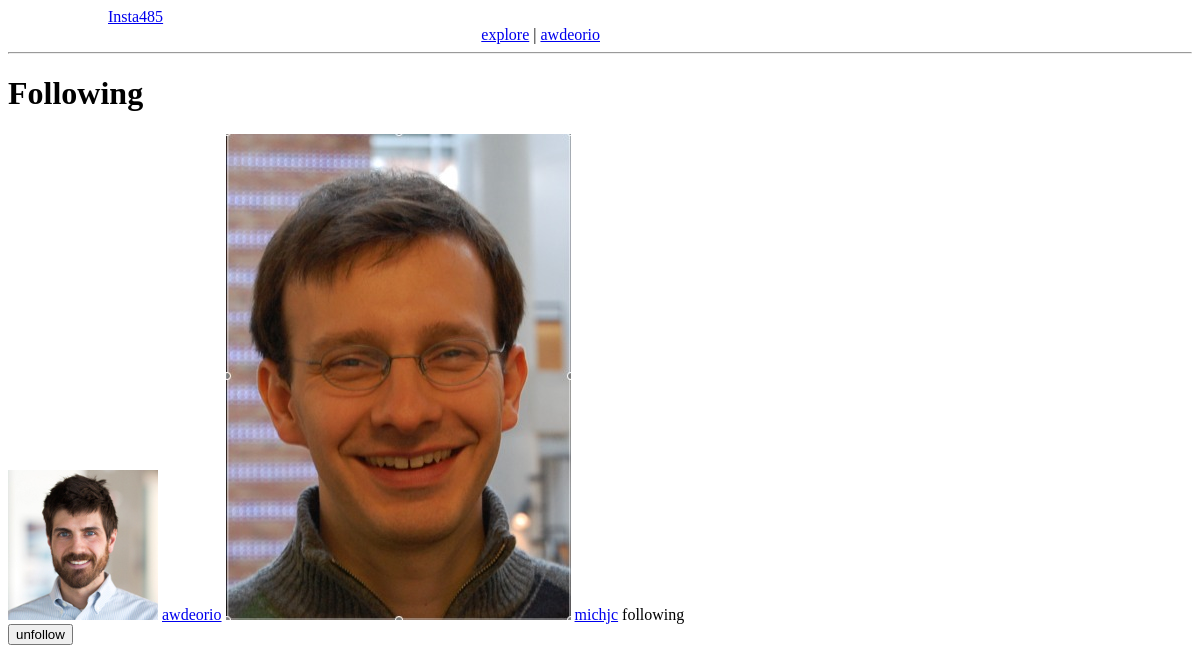
Screenshot of /users/jflinn/following/ (signed in) with the database file from the repository.
### tables this page shows
CREATE TABLE following(
  username1 VARCHAR(20) NOT NULL,
  username2 VARCHAR(20) NOT NULL,
  created DATETIME DEFAULT CURRENT_TIMESTAMP,
  PRIMARY KEY(username1, username2),
  FOREIGN KEY(username1) REFERENCES users(username) ON DELETE CASCADE
  FOREIGN KEY(username2) REFERENCES users(username) ON DELETE CASCADE
);

CREATE TABLE users(
  username VARCHAR(20) NOT NULL,
  fullname VARCHAR(40) NOT NULL,
  email VARCHAR(40) NOT NULL,
  filename VARCHAR(40) NOT NULL,
  password VARCHAR(40) NOT NULL,
  created DATETIME DEFAULT CURRENT_TIMESTAMP,
  PRIMARY KEY(username)
);

### insta485/views/index.py (the view)
@insta485.app.route('/users/<user_url_slug>/following/')
def show_following(user_url_slug):
    username = user_url_slug
    if "username" in flask.session:
        logname = flask.session["username"]
    else:
        return flask.redirect("/accounts/login/")
    connection = insta485.model.get_db()
    context = {"logname": logname, "username": username}
    cur = connection.execute(
        "SELECT following.username2 AS username, "
        "users.filename AS user_img_url "
        "FROM following JOIN users on following.username2==users.username "
        "WHERE following.username1 == ?",
        (username, )
    )
    following = cur.fetchall()
    context["following"] = following
    cur = connection.execute(
        "SELECT username2 "
        "FROM following "
        "WHERE username1 == ?",
        (logname, )
    )
    logname_following = cur.fetchall()
    logname_following = [following["username2"]
                         for following in logname_following]
    for follow in context["following"]:
        follow["logname_follows_username"] = (follow["username"]
                                              in logname_following)
    return flask.render_template("following.html", **context)

### insta485/model.py (called while the page is built)
def dict_factory(cursor, row):
    return {col[0]: row[idx] for idx, col in enumerate(cursor.description)}

def get_db():
    if 'sqlite_db' not in flask.g:
        db_filename = insta485.app.config['DATABASE_FILENAME']
        flask.g.sqlite_db = sqlite3.connect(str(db_filename))
        flask.g.sqlite_db.row_factory = dict_factory
        flask.g.sqlite_db.execute("PRAGMA foreign_keys = ON")
    return flask.g.sqlite_db

### insta485/templates/following.html (shortened to what this page needs)
<!DOCTYPE html>
<html lang="en">
<head>
</head>
<body>
    <div class="logo">
        <a href="/">Insta485</a>
    </div>
    <div class="topright">
        <a href="/explore/">explore</a>
        <a> | </a>
        <a href="/users/{{ logname }}/">{{ logname }}</a>
    </div>
    <hr>
    <h1>Following</h1>
    {% for follower in following %}
    <img src="/uploads/{{ follower["user_img_url"] }}" alt="{{ follower["user_img_url"] }}">
    <a href="/users/{{ follower["username"] }}/">{{ follower["username"] }}</a>
    {% if logname != follower["username"] %}
    {% if follower["logname_follows_username"] %}
    following
    <form action="/following/?target=/users/{{ username }}/following/" method="post" enctype="multipart/form-data">
        <input type="submit" name="unfollow" value="unfollow"/>
    </form>
    {% endif %}
    {% endif %}
    {% endfor %}
</body>
</html>

### insta485/templates/following.html (style rules this page uses)
.logo { color: black; text-align: left; margin-left: 100px; width: 50%; display: inline-block; }
.topright { color: black; text-align: right; margin-right: 100px; width: 50%; display: inline-block; }

### rows the page displays
following: user_img_url (picture), username "awdeorio"
following: user_img_url (picture), username "michjc"

### other values shown
{{ logname }} "awdeorio"
